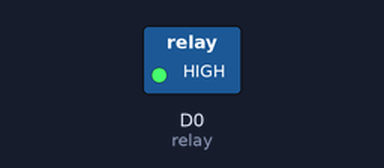
A sketch run on a simulated ESP8266 (NodeMCU). On the bench: switched loads named in the sketch (green lamp = pin HIGH).

Above: at 2.5 s.
At 7.5 s:
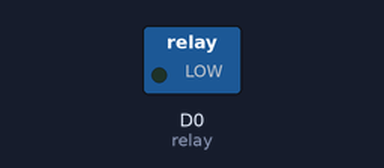
Timing chart, 0 to 13.0 s (numbered marks = the images above):
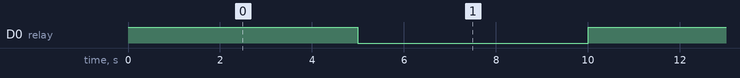

The sketch:

Relay_to_water_pump.ino
```cpp
#define relay D0

void setup() {
  // put your setup code here, to run once:
  pinMode(relay, OUTPUT);
}

void loop() {
  // put your main code here, to run repeatedly:
  digitalWrite(relay, HIGH);
  delay(5000);

  digitalWrite(relay, LOW);
  delay(5000);
}


// RELAY : NodeMCU
// ===============
// VCC : 3V
// GND : GND
// IN  : D0 (bebas, deklarasikan)


// WATER PUMP : RELAY : NodeMCU
// ============================
//            :  NO   :   5V
//     RED    :  COM  :
//    BLACK   :       :   GND
```

Measured:
- by itself, D0 (relay): alternates HIGH for 5.0 s and LOW for 5.0 s
